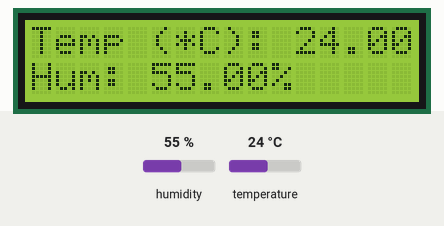
Recording of a sketch running on a simulated Arduino Uno, built with avr-gcc and run on an emulated ATmega328P. Shown: 16×2 character LCD. Inputs (shaded band) come from the test bench; at power-on: humidity 55 %, temperature 24 °C.

Above: at 5.6 s.
5.7 s: humidity set to 22 %
At 10.6 s:
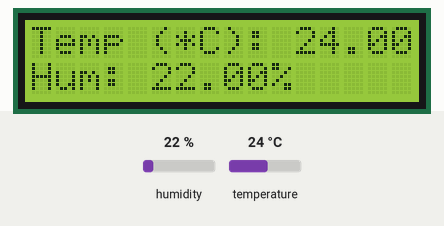
13.2 s: temperature set to 12 °C
At 15.6 s:
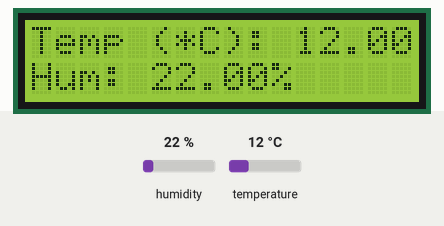
20.7 s: humidity set to 40 %
At 26.6 s:
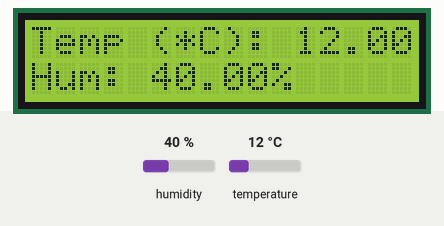
28.2 s: temperature set to 19 °C
At 31.5 s:
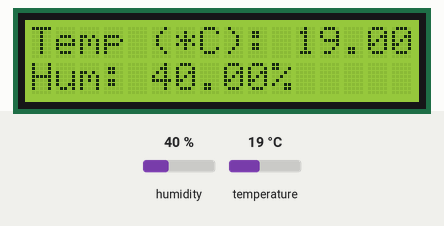
Timing chart, 0 to 33.0 s (numbered marks = the images above; inputs shaded):
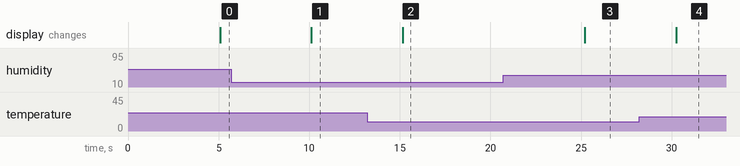

The sketch:

ejercicio_2_code.ino
```cpp
#include <LiquidCrystal.h>
#include <DHT.h>

#define DHTPIN 12
#define DHTTYPE DHT11

const byte LCD_RS = 2, LCD_E = 4, LCD_D4 = 8, LCD_D5 = 9, LCD_D6 = 10, LCD_D7 = 11,
           LCD_ROWS = 2, LCD_COLS = 16;

LiquidCrystal lcd(LCD_RS, LCD_E, LCD_D4, LCD_D5, LCD_D6, LCD_D7);
DHT dht(DHTPIN, DHTTYPE);

void setup() {
  lcd.begin(LCD_COLS, LCD_ROWS);
  lcd.setCursor(0, 0);
  lcd.print("Hello World!");
  dht.begin();
}

void loop() {
  delay(5000);
  float h = dht.readHumidity();
  float t = dht.readTemperature();
  lcd.clear();
  lcd.setCursor(0, 0);
  lcd.print("Temp (*C): ");
  lcd.print(t);
  lcd.setCursor(0, 1);
  lcd.print("Hum: ");
  lcd.print(h);
  lcd.print("%");
}
```

Measured:
- after the input at 5.7 s, the display: changes after 4.4 s (image 1)
- after the input at 13.2 s, the display: changes after 2.0 s (image 2)
- after the input at 20.7 s, the display: changes after 4.5 s (image 3)
- after the input at 28.2 s, the display: changes after 2.0 s (image 4)
